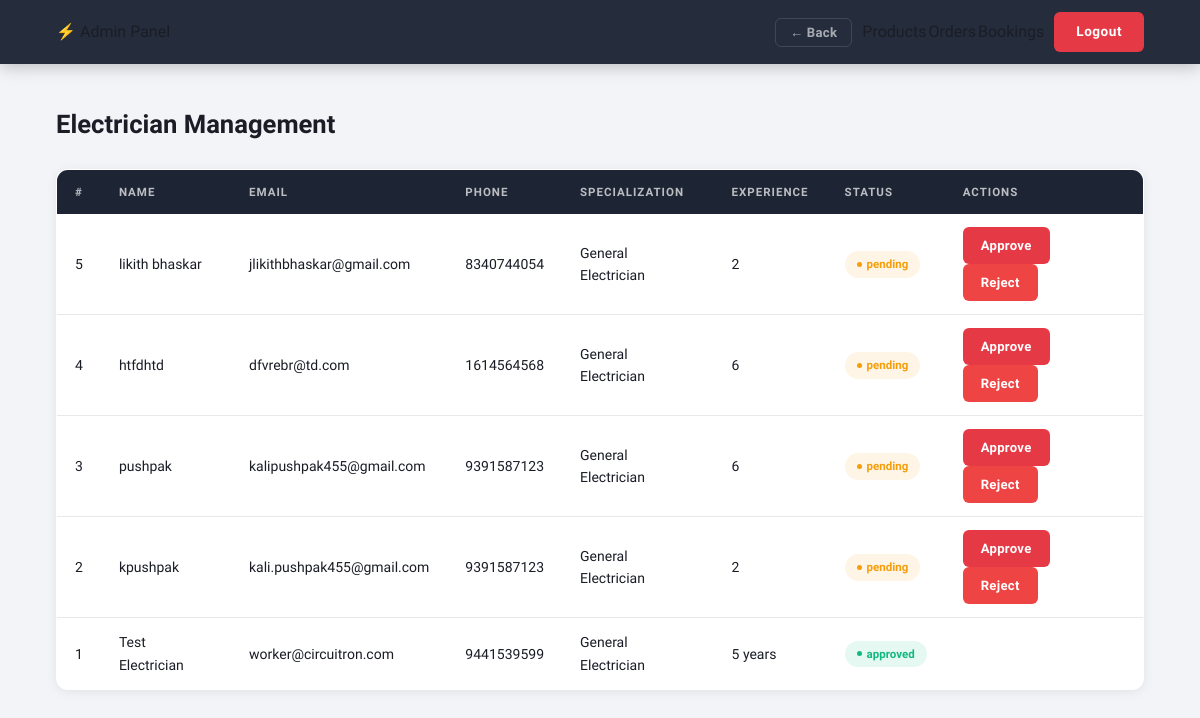
Screenshot of /admin/workers (signed in) with the database file from the repository.
### tables this page shows
CREATE TABLE workers (
            id INTEGER PRIMARY KEY AUTOINCREMENT,
            name TEXT NOT NULL,
            email TEXT UNIQUE NOT NULL,
            password TEXT NOT NULL,
            phone TEXT,
            specialization TEXT,
            experience TEXT,
            status TEXT DEFAULT 'pending',
            rating REAL DEFAULT 0,
            created_at TIMESTAMP DEFAULT CURRENT_TIMESTAMP
        );

### app.py (the view)
@app.route('/admin/workers')
def admin_workers():
    if not admin_required():
        return redirect(url_for('login'))
    db = get_db()
    workers = db.execute("SELECT * FROM workers ORDER BY created_at DESC").fetchall()
    db.close()
    return render_template('admin/workers.html', workers=workers)

### app.py (called while the page is built)
def admin_required():
    return 'user_id' in session and session.get('user_role') == 'admin'

### database.py (called while the page is built)
def get_db():
    conn = sqlite3.connect('circuitron.db')
    conn.row_factory = sqlite3.Row
    return conn

### templates/admin/workers.html (shortened to what this page needs)
{% extends 'base.html' %}
{% block content %}
<nav class="navbar navbar-admin">
    <a class="nav-brand" href="{{ url_for('admin_dashboard') }}">⚡ Admin Panel</a>
    <div class="nav-links">
        <a href="{{ url_for('admin_products') }}">Products</a>
        <a href="{{ url_for('admin_orders') }}">Orders</a>
        <a href="{{ url_for('admin_bookings') }}">Bookings</a>
        <a href="{{ url_for('logout') }}" class="btn-nav">Logout</a>
    </div>
</nav>
<div class="list-container">
    <h2>Electrician Management</h2>
    <table class="data-table">
        <thead><tr><th>#</th><th>Name</th><th>Email</th><th>Phone</th><th>Specialization</th><th>Experience</th><th>Status</th><th>Actions</th></tr></thead>
        <tbody>
        {% for w in workers %}
        <tr>
            <td>{{ w.id }}</td>
            <td>{{ w.name }}</td>
            <td>{{ w.email }}</td>
            <td>{{ w.phone }}</td>
            <td>{{ w.specialization }}</td>
            <td>{{ w.experience }}</td>
            <td><span class="status-badge status-{{ w.status }}">{{ w.status }}</span></td>
            <td>
                {% if w.status == 'pending' %}
                <a href="{{ url_for('approve_worker', wid=w.id) }}" class="btn btn-sm btn-primary">Approve</a>
                <a href="{{ url_for('reject_worker', wid=w.id) }}" class="btn btn-sm btn-danger">Reject</a>
                {% endif %}
            </td>
        </tr>
        {% endfor %}
        </tbody>
    </table>
</div>
{% endblock %}

### static/style.css (style rules this page uses)
:root { --red: #e63946; --red-dark: #c1121f; --navy: #1d2433; --navy-2: #252d3d; --bg: #f2f4f8; --bg-2: #ffffff; --bg-3: #eaecf2; --bg-4: #dde0e8; --border: rgba(0,0,0,0.09); --border-h: rgba(230,57,70,0.35); --text: #1a1d26; --text-2: #3d4252; --muted: #8892a4; --muted-2: #6b7585; --success: #10b981; --danger: #ef4444; --warning: #f59e0b; --info: #3b82f6; --r: 12px; --r-sm: 8px; --r-xs: 6px; --shadow: 0 2px 12px rgba(0,0,0,0.07); --shadow-md: 0 6px 24px rgba(0,0,0,0.1); --shadow-xl: 0 16px 48px rgba(0,0,0,0.13); --t: all 0.25s cubic-bezier(0.4,0,0.2,1); }
*, *::before, *::after { margin:0; padding:0; box-sizing:border-box; }
html { scroll-behavior:smooth; }
body { font-family:'Exo 2',sans-serif; background:var(--bg); color:var(--text); line-height:1.6; overflow-x:hidden; }
a { text-decoration:none; color:inherit; }
.navbar { position:sticky; top:0; z-index:1000; display:flex; align-items:center; justify-content:space-between; padding:0 56px; height:64px; background:var(--navy); box-shadow:0 2px 16px rgba(0,0,0,0.25); }
.nav-brand { display:flex; flex-direction:column; gap:1px; }
.nav-links { display:flex; align-items:center; gap:2px; }
.btn-nav { background:var(--red); color:white; font-weight:700; font-size:0.85rem; padding:9px 22px; border-radius:var(--r-xs); transition:var(--t); margin-left:8px; font-family:'Rajdhani',sans-serif; letter-spacing:0.5px; }
.navbar-admin { background:var(--navy-2); }
.btn { display:inline-flex; align-items:center; justify-content:center; gap:8px; padding:12px 26px; border-radius:var(--r-xs); font-weight:700; font-size:0.9rem; cursor:pointer; border:none; transition:var(--t); white-space:nowrap; letter-spacing:0.3px; font-family:'Exo 2',sans-serif; }
.btn-primary { background:var(--red); color:white; }
.btn-danger { background:var(--danger); color:white; }
.btn-sm { padding:8px 18px; font-size:0.82rem; }
.list-container { max-width:1280px; margin:0 auto; padding:40px 56px; }
.list-container > h2 { font-family:'Rajdhani',sans-serif; font-size:1.6rem; font-weight:700; color:var(--text); margin-bottom:24px; }
.data-table { width:100%; border-collapse:collapse; background:var(--bg-2); border:1px solid var(--border); border-radius:var(--r); overflow:hidden; box-shadow:var(--shadow); }
.data-table th { background:var(--navy); color:rgba(255,255,255,0.7); padding:13px 18px; text-align:left; font-size:0.72rem; font-weight:700; letter-spacing:1px; text-transform:uppercase; }
.data-table td { padding:13px 18px; border-bottom:1px solid var(--border); font-size:0.875rem; color:var(--text); }
.data-table tr:last-child td { border-bottom:none; }
.status-badge { display:inline-flex; align-items:center; gap:5px; padding:4px 12px; border-radius:50px; font-size:0.72rem; font-weight:700; }
.status-badge::before { content:''; width:5px; height:5px; border-radius:50%; background:currentColor; flex-shrink:0; }
.status-pending { background:rgba(245,158,11,0.1); color:var(--warning); }
.status-delivered,.status-completed,.status-approved { background:rgba(16,185,129,0.1); color:var(--success); }

### rows the page displays
workers: id "5", name "likith bhaskar", email "jlikithbhaskar@gmail.com", phone "8340744054", specialization "General Electrician", experience "2", status "pending"
workers: id "4", name "htfdhtd", email "dfvrebr@td.com", phone "1614564568", specialization "General Electrician", experience "6", status "pending"
workers: id "3", name "pushpak", email "kalipushpak455@gmail.com", phone "9391587123", specialization "General Electrician", experience "6", status "pending"
workers: id "2", name "kpushpak", email "kali.pushpak455@gmail.com", phone "9391587123", specialization "General Electrician", experience "2", status "pending"
workers: id "1", name "Test Electrician", email "worker@circuitron.com", phone "9441539599", specialization "General Electrician", experience "5 years", status "approved"
